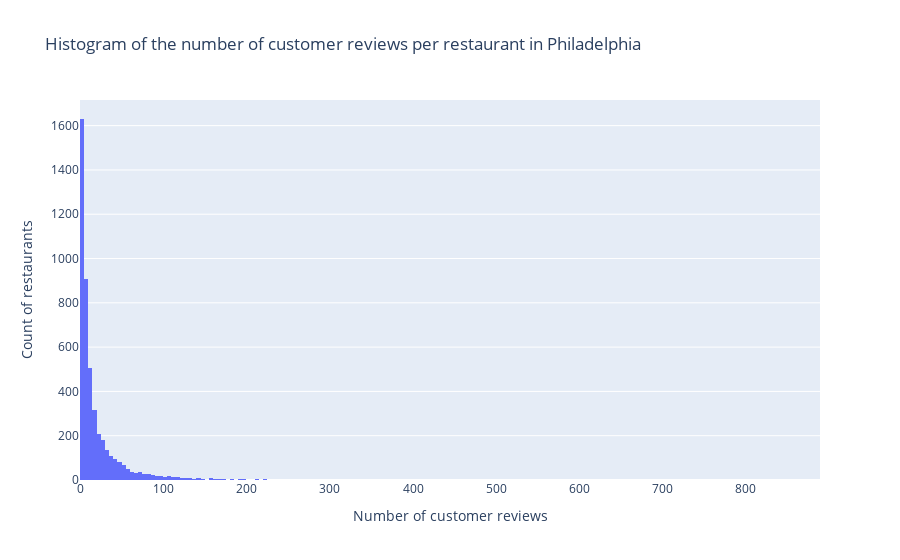

Notebook cell for this chart:
### Markdown cell above
## Exploring the restaurant reviews data

Now that we have extracted the restaurant review data in Philadelphia, let's start by some exploratory data analysis (EDA) to make sense of the data and (hopefully) find some inspirations of what advice can be given to the business owner. 

### How often are restaurants reviewed by customers?

To begin with, how often is each restaurant reviewed by customers in Philly? The histogram below indicates that only a very small proportion of restaurants have received 100 or more reviews. Indeed, the distribution of the number of reviews per restaurant is remarkably right-skewed. 

<!-- Some EDAs
1. Distribution of the count of reviews per resto
2. 
-->

<!-- Some ideas of the analysis: 
1. Use embeddings on reviews and categories and then run LSA to summarise them as "themes" (e.g., what is a review about in terms of food, service etc.? How can we group many categories into one based on their similarity?) 
2. Analyse how the themes are related to rating to understand what customers like/ don't like about
-->

### Code cell
# Number of reviews per restaurant
review_counts = resto_reviews_philly["name"].value_counts()

fig = px.histogram(review_counts, 
                   title = " Histogram of the number of customer reviews per restaurant in Philadelphia")

fig.update_layout(xaxis_title = "Number of customer reviews", 
                  yaxis_title = "Count of restaurants", 
                  showlegend = False)

fig.show()

### Figure 1 — Plotly figure (JSON) as saved in the notebook; plotly's stock layout.template omitted (floating-point values rounded to 4 significant figures; data arrays with more than 128 entries replaced by an {"elided": "..."} marker saying what was removed)
{"data": [{"alignmentgroup": "True", "bingroup": "x", "hovertemplate": "variable=count<br>value=%{x}<br>count=%{y}<extra></extra>", "legendgroup": "count", "marker": {"color": "#636efa", "pattern": {"shape": ""}}, "name": "count", "offsetgroup": "count", "orientation": "v", "showlegend": true, "type": "histogram", "x": {"elided": "4691 int values"}, "xaxis": "x", "yaxis": "y"}], "layout": {"barmode": "relative", "legend": {"title": {"text": "variable"}, "tracegroupgap": 0}, "showlegend": false, "title": {"text": " Histogram of the number of customer reviews per restaurant in Philadelphia"}, "xaxis": {"anchor": "y", "domain": [0, 1], "title": {"text": "Number of customer reviews"}}, "yaxis": {"anchor": "x", "domain": [0, 1], "title": {"text": "Count of restaurants"}}}}
